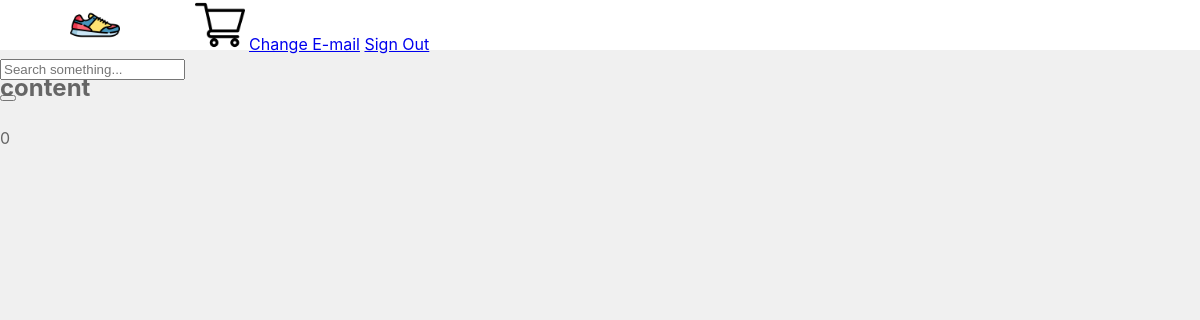
/checkout/ (signed in), run on an earlier commit of the app's database.
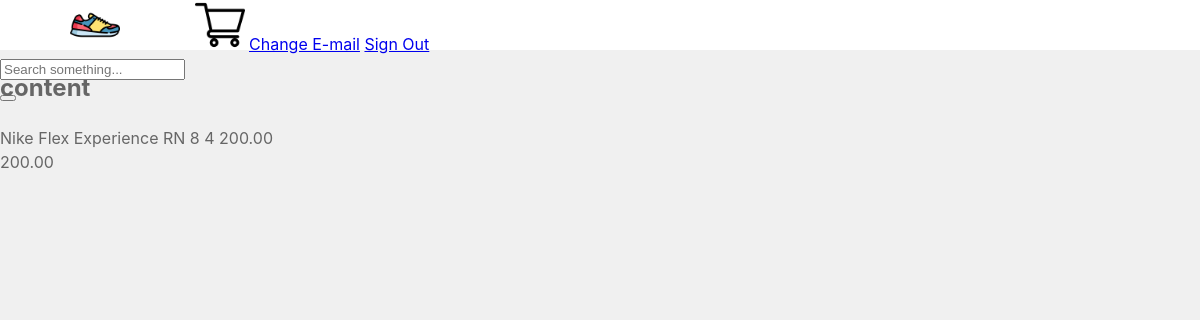
And on a later commit of the database.
### store/models.py (models this page shows, shortened)
class Order(models.Model):
    customer=models.ForeignKey(Customer, on_delete=models.SET_NULL, blank=True, null=True)
    date_order= models.DateTimeField(auto_now_add=True)
    complete=models.BooleanField(default=False, null=True,blank=False)
    transaction_id=models.CharField(max_length=200, null=True)
    @property
    def get_cart_total(self):
        orderitems = self.orderitem_set.all()
        total= sum([item.get_total for item in orderitems])
        return total

class OrderItem(models.Model):
    product=models.ForeignKey(Product, on_delete=models.SET_NULL, blank=True, null=True)
    order=models.ForeignKey(Order, on_delete=models.SET_NULL, blank=True, null=True)
    quantity= models.IntegerField(default=0,null=True,blank=True)
    date_added= models.DateTimeField(auto_now_add=True)
    @property
    def get_total(self):
        total= self.product.price * self.quantity
        return total

class Product(models.Model):
    name= models.CharField(max_length=150,null=True)
    image = models.ImageField(blank=True,null=True,upload_to = 'static/images', )
    description= models.CharField(max_length=500,null=True)
    price= models.DecimalField(max_digits=12,decimal_places=2)
    in_stock= models.BooleanField(default=False, null=True,blank=False)
    quantity_in_stock=models.FloatField(default=0)

### store/views.py (the view)
# urls.py: path('checkout/',views.checkout, name= "checkout"),
def checkout(request):
    if request.user.is_authenticated :
        customer = request.user.customer
        order, created = Order.objects.get_or_create(customer=customer, complete=False)
        items= order.orderitem_set.all()
    else:
        items = []
        order = {'get_cart_total': 0, 'get_cart_items': 0}
    context={'items':items,'order':order}
    return render(request, 'store/checkout.html', context)

### store/templates/store/checkout.html (shortened to what this page needs)
{% extends 'store/main.html' %}
{% load static %}
{% block content %}
<h2>content</h2>
{% for item in items %}
{{item.product.name}}
{{item.quantity}}
{{item.get_total}}<br>
{% endfor%}
{{order.get_cart_total}}
{% endblock content %}

What changed in the data, as far as the page shows it:
added OrderItem: product.name "Nike Flex Experience RN 8", quantity "4", get_total "200.00"
computed for Order: get_cart_total "0" → "200.00"
